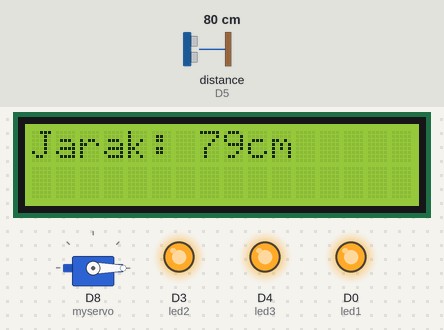
The sketch below on a simulated ESP8266 (NodeMCU). On the bench: 16×2 character LCD, servo, output pins drawn as LEDs (lit = HIGH). Wiring (inferred from the names in the program): ultrasonic range finder: trigger D6; echo D5. The test bench sets the inputs (shaded band); at power-on: distance to the obstacle (sensor on D5) 80 cm. The echo pulse lasts 58.3 µs per cm; WiFi joins after 1.5 s; servers stay silent unless stated; pins used as bus, display or sensor lines are not drawn.

Above: at 3.0 s.
3.1 s: distance to the obstacle (sensor on D5) set to 97 cm
At 4.4 s:
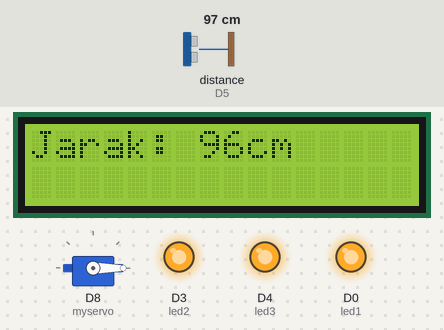
4.7 s: distance to the obstacle (sensor on D5) set to 105 cm
At 5.9 s:
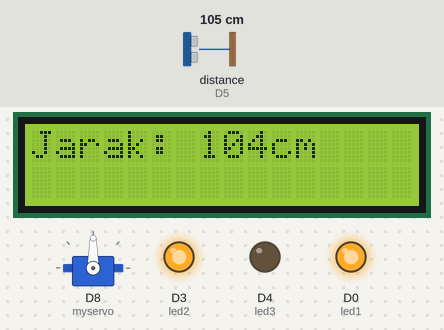
6.4 s: distance to the obstacle (sensor on D5) set to 200 cm
At 7.2 s:
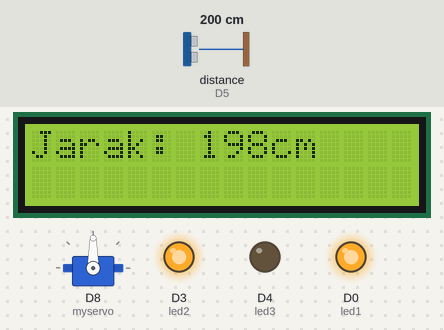
8.0 s: distance to the obstacle (sensor on D5) set to 207 cm
At 8.5 s:
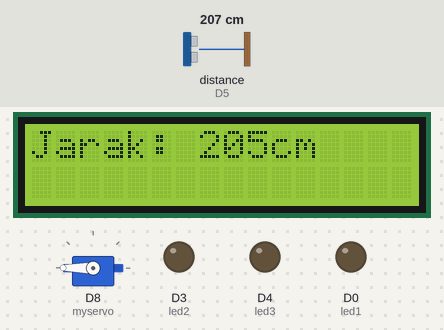
11.0 s: distance to the obstacle (sensor on D5) set to 9 cm
At 11.7 s:
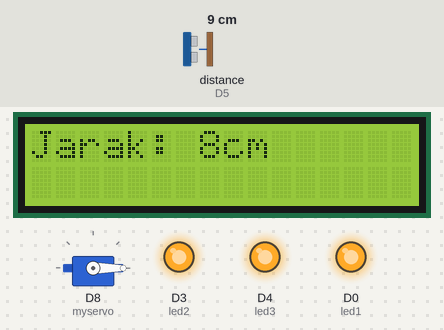
Timing chart, 0 to 14.0 s (numbered marks = the images above; inputs shaded):
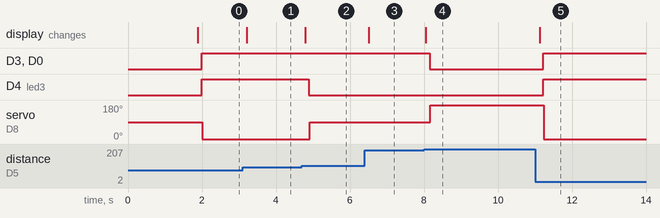

The sketch:

13092024_ULTRASONIC2.ino
```cpp
#define BLYNK_PRINT Serial

#define BLYNK_TEMPLATE_ID "TMPL6EFFqBzal"
#define BLYNK_TEMPLATE_NAME "Ultrasonic 2"
#define BLYNK_AUTH_TOKEN               "JOaOmu-8XBzU65mZc7RuES4CSx_zGPeo"

#include <ESP8266WiFi.h>
#include <BlynkSimpleEsp8266.h>

#include <LCD_I2C.h>

#include <Servo.h>

LCD_I2C lcd(0x27, 16, 2);

char ssid[] ="lab electronic";
char pass[] = "Labelec24!";

const int trigpin = D6;
const int echopin = D5;

const int led1= D0;
const int led2= D3;
const int led3= D4;

long duration;
int distance;

Servo myservo;
BlynkTimer waktu;

void setup() {
  pinMode(trigpin, OUTPUT);
  pinMode(echopin, INPUT);
  pinMode(led1, OUTPUT);
  pinMode(led2, OUTPUT);
  pinMode(led3, OUTPUT);

  lcd.begin();
  lcd.backlight();

  myservo.attach(D8);

  waktu.setInterval (100L, sensor);
  Blynk.begin(BLYNK_AUTH_TOKEN, ssid, pass);
  Serial.begin (9600);
}

void sensor(){

  int pos;


  digitalWrite(trigpin, LOW);
  delayMicroseconds(2);

  digitalWrite(trigpin, HIGH);
  delayMicroseconds(10);

  digitalWrite(trigpin, LOW);

  duration = pulseIn (echopin, HIGH);
  distance = duration*0.034/2;

  Blynk.virtualWrite (V0, distance);

  lcd.clear();
  lcd.setCursor(0,0);
  lcd.print("Jarak: ");
  lcd.print(distance);
  lcd.print("cm");
  delay(100);

  if(distance<=100){
    digitalWrite(led1, HIGH);
    Blynk.virtualWrite(V1, HIGH);
    digitalWrite(led2, HIGH);
    Blynk.virtualWrite(V2, HIGH);
    digitalWrite(led3, HIGH);
    Blynk.virtualWrite(V3, HIGH);
    myservo.write(0);
  }
  else if(distance<=200){

    digitalWrite(led1, HIGH);
    Blynk.virtualWrite(V1, HIGH);
    digitalWrite(led2, HIGH);
    Blynk.virtualWrite(V2, HIGH);
    digitalWrite(led3, LOW);
    Blynk.virtualWrite(V3, LOW);
    myservo.write(90);
  }
    else{

    digitalWrite(led1, LOW);
    Blynk.virtualWrite(V1, LOW);
    digitalWrite(led2, LOW);
    Blynk.virtualWrite(V2, LOW);
    digitalWrite(led3, LOW);
    Blynk.virtualWrite(V3, LOW);
    myservo.write(180);
    }
  }
void loop() {
  Blynk.run();
  waktu.run();
}
```

Measured:
- the behaviour switches between 101 and 102 cm on distance to the obstacle (sensor on D5) (found by bisection; images 1 and 2)
- the behaviour switches between 202 and 203 cm on distance to the obstacle (sensor on D5) (found by bisection; images 3 and 4)
- after the input at 3.1 s, the display: changes after 0.11 s (image 1)
- after the input at 4.7 s, D4 (led3): HIGH → LOW after 0.19 s; servo on D8 (myservo): 0° → 90° after 0.21 s; the display: changes after 0.09 s (image 2)
- after the input at 6.4 s, the display: changes after 0.11 s (image 3)
- after the input at 8.0 s, D3 (led2), D0 (led1): HIGH → LOW after 0.15 s; servo on D8 (myservo): 90° → 180° after 0.17 s; the display: changes after 0.05 s (image 4)
- after the input at 11.0 s, D3 (led2), D4 (led3), D0 (led1): LOW → HIGH after 0.23 s; servo on D8 (myservo): 180° → 0° after 0.24 s; the display: changes after 0.13 s (image 5)
